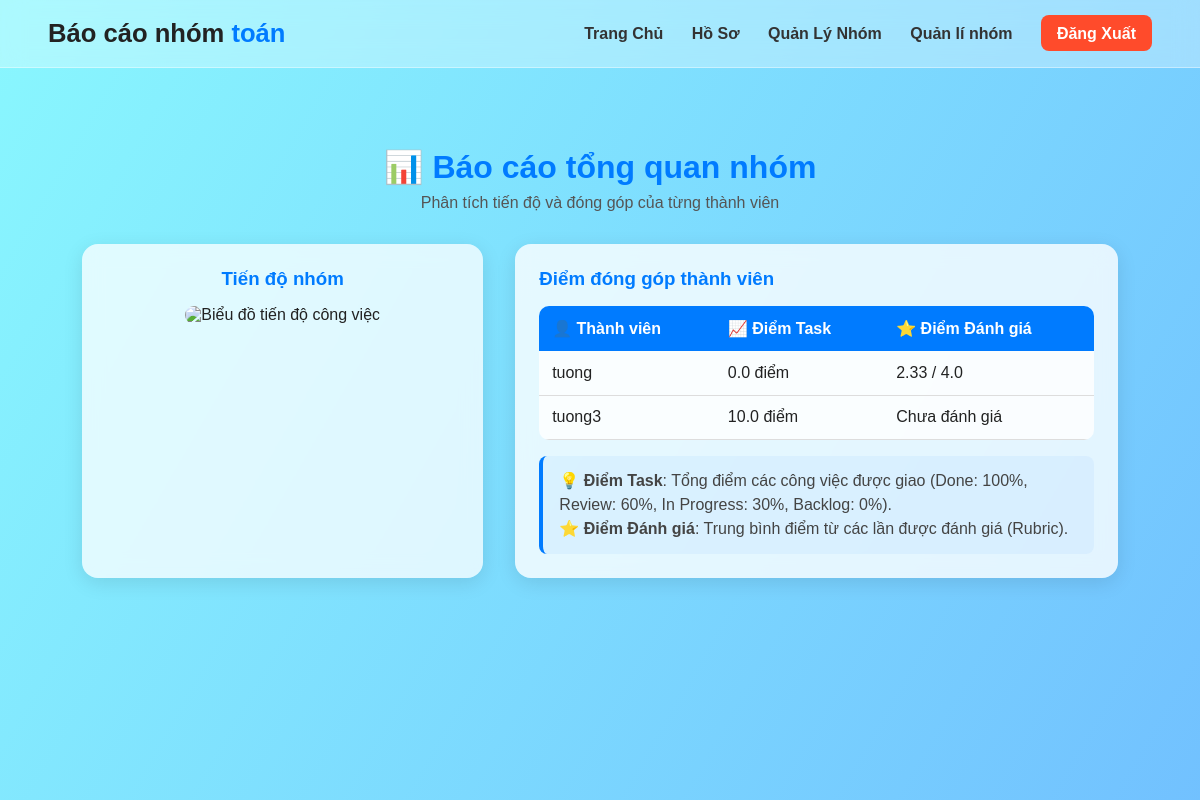
The page /index.php?page=group_report&group_id=6 (signed in) on the database its author committed.
### tables this page shows
CREATE TABLE `groups` (
  `group_id` int(11) NOT NULL,
  `group_name` varchar(255) NOT NULL,
  `group_description` text DEFAULT NULL,
  `created_by_user_id` int(11) NOT NULL,
  `created_at` timestamp NOT NULL DEFAULT current_timestamp()
);

CREATE TABLE `users` (
  `user_id` int(11) NOT NULL,
  `username` varchar(100) NOT NULL,
  `email` varchar(255) NOT NULL,
  `password_hash` varchar(255) NOT NULL,
  `profile_major` varchar(255) DEFAULT NULL,
  `profile_skills` text DEFAULT NULL,
  `profile_interests` text DEFAULT NULL,
  `profile_strengths` text DEFAULT NULL,
  `profile_weaknesses` text DEFAULT NULL,
  `profile_role_preference` varchar(255) DEFAULT NULL COMMENT 'Vai trò mong muốn',
  `created_at` timestamp NOT NULL DEFAULT current_timestamp()
);

### app/controllers/ReportController.php (called while the page is built, shortened)
<?php
require_once 'app/models/Report.php';
require_once 'app/models/Group.php';
class ReportController {
    private $reportModel;
    private $groupModel;
    public function __construct($db) {
        $this->db = $db;
        $this->reportModel = new Report($this->db);
        $this->groupModel = new Group($this->db);
    }
    public function show() {
        $group_id = (int)$_GET['group_id'];
        $group = $this->groupModel->getGroupById($group_id);
        $taskProgressData = $this->reportModel->getTaskProgress($group_id);
        $contributionData = $this->reportModel->getContributionScores($group_id);
        $chartUrl = $this->generateProgressChartUrl($taskProgressData);
        require 'app/views/group_report.php';
    }
    private function generateProgressChartUrl($data) {
        $labels = "'Backlog', 'In Progress', 'Review', 'Done'";
        $values = implode(',', [
            $data['backlog'],
            $data['in_progress'],
            $data['review'],
            $data['done']
        ]);
        $chartConfig = "{
            type: 'doughnut',
            data: {
                labels: [{$labels}],
                datasets: [{
                    data: [{$values}],
                    backgroundColor: ['#FF6384', '#36A2EB', '#FFCE56', '#4BC0C0']
                }]
            },
            options: {
                responsive: true,
                plugins: {
                    legend: { position: 'top' },
                    title: { display: true, text: 'Tiến độ Công việc' }
                }
            }
        }";
        return "https://quickchart.io/chart?c=" . urlencode($chartConfig);
    }
}
?>

### app/models/Group.php (called while the page is built, shortened)
<?php
class Group {
    private $db;
    public function __construct($db) {
        $this->db = $db;
    }
    public function getGroupById($group_id) {
        $sql = "SELECT * FROM groups WHERE group_id = ?";
        $stmt = $this->db->prepare($sql);
        $stmt->execute([$group_id]);
        return $stmt->fetch(PDO::FETCH_ASSOC);
    }
}
?>

### app/models/Report.php (called while the page is built)
<?php
class Report {
    private $db;
    public function __construct($db) {
        $this->db = $db;
    }
    public function getTaskProgress($group_id) {
        $sql = "SELECT status, COUNT(task_id) as count
                FROM tasks
                WHERE group_id = ?
                GROUP BY status";
        $stmt = $this->db->prepare($sql);
        $stmt->execute([$group_id]);
        $progress = [
            'backlog' => 0,
            'in_progress' => 0,
            'review' => 0,
            'done' => 0
        ];
        $results = $stmt->fetchAll(PDO::FETCH_ASSOC);
        foreach ($results as $row) {
            $progress[$row['status']] = $row['count'];
        }
        return $progress;
    }
    public function getContributionScores($group_id) {
        $sql = "SELECT
                    u.user_id,
                    u.username,
                    -- NÂNG CẤP LOGIC TÍNH ĐIỂM TASK
                    (SELECT SUM(
                        CASE
                            WHEN t.status = 'done' THEN t.points * 1.0
                            WHEN t.status = 'review' THEN t.points * 0.6
                            WHEN t.status = 'in_progress' THEN t.points * 0.3
                            ELSE 0
                        END
                     )
                     FROM tasks t
                     WHERE t.assigned_to_user_id = u.user_id
                       AND t.group_id = gm.group_id) AS total_task_points,
                    -- Lấy điểm trung bình từ Rubric (Giữ nguyên)
                    (SELECT AVG(e.total_score)
                     FROM evaluations e
                     WHERE e.evaluated_user_id = u.user_id
                       AND e.group_id = gm.group_id) AS avg_rubric_score
                FROM group_members gm
                JOIN users u ON gm.user_id = u.user_id
                WHERE gm.group_id = ?
                GROUP BY u.user_id, u.username";
        $stmt = $this->db->prepare($sql);
        $stmt->execute([$group_id]);
        return $stmt->fetchAll(PDO::FETCH_ASSOC);
    }
}
?>

### app/views/group_report.php (the view, shortened to what this page needs)
<!DOCTYPE html>
<html lang="vi">
<head>
    <link rel="stylesheet" href="public/css/report.css">
</head>
<body>
    <div class="background"></div>
    <header class="dashboard-header">
        <h1 class="logo">Báo cáo nhóm <span><?php echo htmlspecialchars($group['group_name']); ?></span></h1>
        <nav>
            <a href="index.php?page=dashboard">Trang Chủ</a>
            <a href="index.php?page=profile">Hồ Sơ</a>
            <a href="index.php?page=groups">Quản Lý Nhóm</a>
            <a href="index.php?page=group_details&id=<?php echo $group['group_id']; ?>">Quản lí nhóm</a>
            <a href="index.php?action=logout" class="btn-logout">Đăng Xuất</a>
        </nav>
    </header>
    <main class="report-container">
        <section class="report-header">
            <h2>📊 Báo cáo tổng quan nhóm</h2>
            <p>Phân tích tiến độ và đóng góp của từng thành viên</p>
        </section>
        <div class="report-grid">
            <aside class="chart-container">
                <h3>Tiến độ nhóm</h3>
                <img src="<?php echo $chartUrl; ?>" alt="Biểu đồ tiến độ công việc">
            </aside>
            <section class="score-table-container">
                <h3>Điểm đóng góp thành viên</h3>
                <table class="score-table">
                    <thead>
                        <tr>
                            <th>👤 Thành viên</th>
                            <th>📈 Điểm Task</th>
                            <th>⭐ Điểm Đánh giá</th>
                        </tr>
                    </thead>
                    <tbody>
                        <?php foreach ($contributionData as $member): ?>
                            <tr>
                                <td><?php echo htmlspecialchars($member['username']); ?></td>
                                <td><?php echo number_format($member['total_task_points'] ?? 0, 1); ?> điểm</td>
                                <td>
                                    <?php
                                    if ($member['avg_rubric_score']) {
                                        echo number_format($member['avg_rubric_score'], 2) . " / 4.0";
                                    } else {
                                        echo "Chưa đánh giá";
                                    }
                                    ?>
                                </td>
                            </tr>
                        <?php endforeach; ?>
                    </tbody>
                </table>
                <div class="note">
                    <p>💡 <strong>Điểm Task</strong>: Tổng điểm các công việc được giao (Done: 100%, Review: 60%, In Progress: 30%, Backlog: 0%).</p>
                    <p>⭐ <strong>Điểm Đánh giá</strong>: Trung bình điểm từ các lần được đánh giá (Rubric).</p>
                </div>
            </section>
        </div>
    </main>
</body>
</html>

### public/css/report.css (style rules this page uses)
* { margin: 0; padding: 0; box-sizing: border-box; font-family: 'Poppins', sans-serif; }
body { color: #222; min-height: 100vh; overflow-x: hidden; background: linear-gradient(135deg, #89f7fe, #66a6ff); position: relative; }
.background { position: fixed; inset: 0; background: linear-gradient(120deg, #89f7fe, #66a6ff, #fbc2eb); background-size: 300% 300%; animation: gradientMove 10s ease infinite; z-index: -1; }
.dashboard-header { display: flex; justify-content: space-between; align-items: center; padding: 1.2rem 3rem; backdrop-filter: blur(12px); background: rgba(255, 255, 255, 0.3); border-bottom: 1px solid rgba(255,255,255,0.4); position: sticky; top: 0; z-index: 10; }
.logo { font-weight: 700; font-size: 1.6rem; color: #222; }
.logo span { color: #007bff; }
nav a { margin-left: 1.5rem; text-decoration: none; color: #333; font-weight: 600; transition: color 0.3s ease; }
.btn-logout { background: #ff4b2b; color: #fff !important; padding: 0.6rem 1rem; border-radius: 8px; transition: 0.3s; }
.report-container { max-width: 1100px; margin: 3rem auto; padding: 2rem; animation: fadeIn 1s ease; }
.report-header { text-align: center; margin-bottom: 2rem; }
.report-header h2 { color: #007bff; font-size: 2rem; margin-bottom: 0.5rem; }
.report-header p { color: #555; font-size: 1rem; }
.report-grid { display: flex; flex-wrap: wrap; gap: 2rem; }
.chart-container { flex: 1 1 350px; background: rgba(255,255,255,0.75); backdrop-filter: blur(10px); border-radius: 16px; padding: 1.5rem; text-align: center; box-shadow: 0 5px 20px rgba(0,0,0,0.1); transition: 0.3s; }
.chart-container h3 { margin-bottom: 1rem; color: #007bff; }
.chart-container img { max-width: 100%; border-radius: 12px; }
.score-table-container { flex: 2 1 500px; background: rgba(255,255,255,0.8); backdrop-filter: blur(10px); border-radius: 16px; padding: 1.5rem; box-shadow: 0 5px 20px rgba(0,0,0,0.1); }
.score-table-container h3 { color: #007bff; margin-bottom: 1rem; }
.score-table { width: 100%; border-collapse: collapse; overflow: hidden; border-radius: 10px; }
.score-table th { background: #007bff; color: white; padding: 0.8rem; text-align: left; }
.score-table td { background: rgba(255,255,255,0.8); padding: 0.8rem; border-bottom: 1px solid #ddd; }
.note { margin-top: 1rem; background: rgba(0,123,255,0.05); border-left: 4px solid #007bff; padding: 0.8rem 1rem; border-radius: 8px; color: #444; line-height: 1.5; }

### rows shown on the page
groups: group_name "toán"
users: username "tuong", total_task_points "0.0", avg_rubric_score "2.33"
users: username "tuong3", total_task_points "10.0", shows "Chưa đánh giá"
